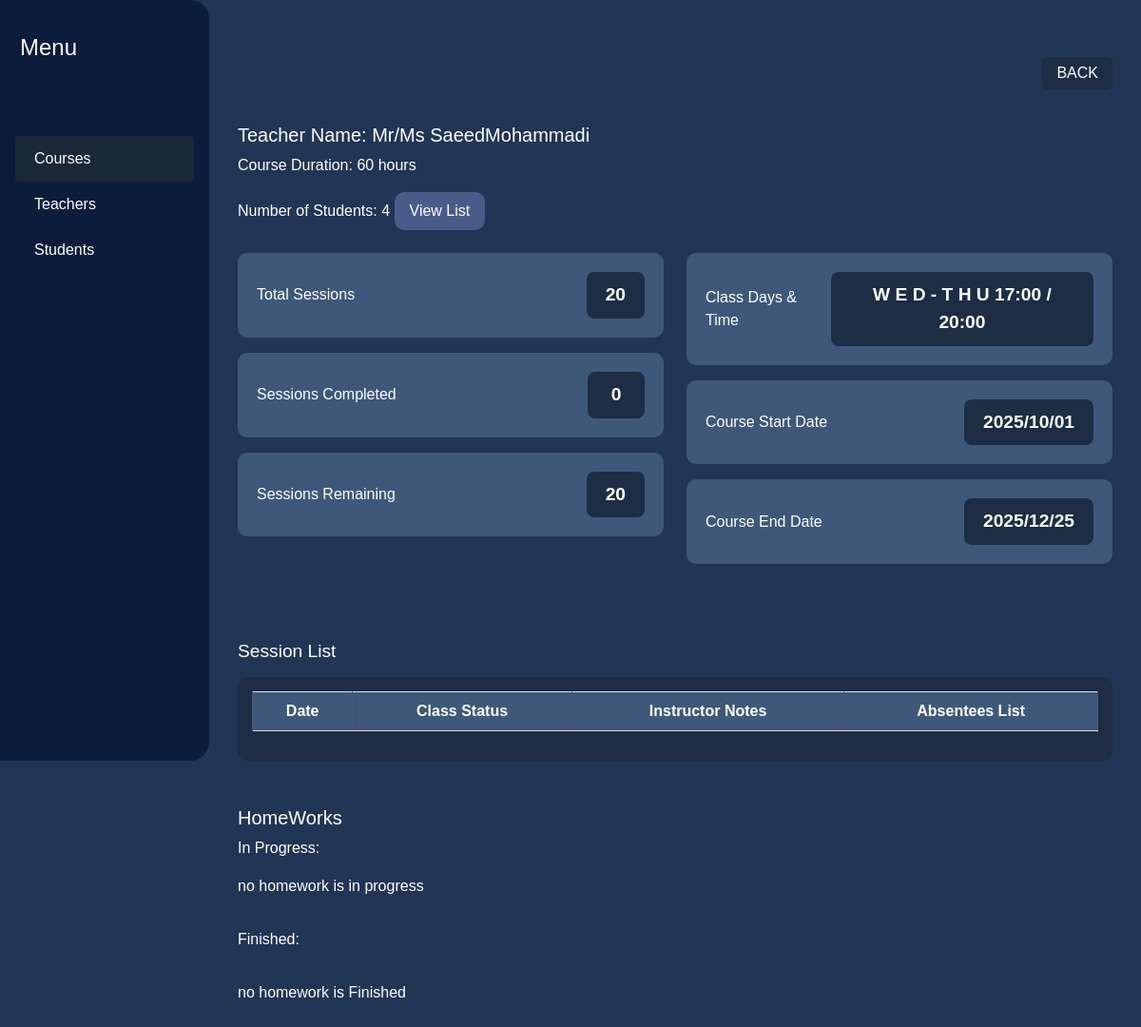
Page /course/451720/ on the committed database.
### my_admin/models.py (models this page shows, shortened)
class Courses(models.Model):
    course_name = models.CharField(
        max_length=100,
    )
    department = models.ForeignKey(
        Departments,
        on_delete=models.CASCADE,
        related_name='departments',
        blank=True,
        null=True,
        default=1
    )
    teacher = models.ForeignKey(
        CustomUser,
        on_delete=models.SET("no teacher"),
        related_name='teacher_courses',
        limit_choices_to={'educational_group': 'teacher'},
    )
    students = models.ManyToManyField(
        CustomUser,
        related_name='students_courses',
        blank=True,
        limit_choices_to={'educational_group': 'student'}
    )
    course_code = models.CharField(
        max_length=6,
        unique=True,
        db_index=True,
    )
    start_date = models.DateField()
    end_date = models.DateField()
    start_time = models.TimeField()
    end_time = models.TimeField()
    total_time = models.IntegerField(default=0)
    week_days = models.ManyToManyField(
        WeekDays,
    )
    avatar = models.ForeignKey(
        Avatars,
        on_delete=models.SET(4),
        related_name='avatar_courses',
        blank=True,
        null=True
    )
    is_active = models.BooleanField(
        default=True,
    )

### accounts/models.py (models this page shows, shortened)
class CustomUser(AbstractUser):
    user_code = models.CharField(
        editable=False,
        unique=True,
        default='',
    )
    national_code = models.CharField(
        max_length=10,
        unique=True,
        default='',
    )
    EDUCATIONAL_GROUP_CHOICES = [
        ('teacher', 'teacher'),
        ('student', 'student'),
        ('admin', 'admin'),
    ]
    educational_group = models.CharField(
        max_length=7,
        choices=EDUCATIONAL_GROUP_CHOICES,
        default='',
        blank=True,
        null=True,
    )
    Tel = models.CharField(
        max_length=12,
        unique=True,
        default='',
    )
    birth_date = models.DateField(default=timezone.now)
    GENDER_CHOICES = [
        ('male', 'male'),
        ('female', 'female'),
    ]
    gender = models.CharField(
        max_length=6,
        choices=GENDER_CHOICES,
        default='',
    )
    address = models.TextField(
        default=''
    )
    def __str__(self):
        return self.username

### my_admin/views.py (the view)
# urls.py: path('course/<int:code>/', course_detail, name='course_detail'),
def course_detail(request, code):
    course = Courses.objects.get(course_code=code)
    number_of_students = 0
    for student in course.students.all():
        number_of_students += 1
    def session_number_calculate(start_time, end_time, total_hours_of_class):
        first_time = str(start_time)
        last_time = str(end_time)
        total_hours = int(last_time[:2]) - int(first_time[:2])
        total_minute = int(last_time[3:5]) - int(first_time[3:5])
        if total_minute < 0:
            hour = total_hours - 1
            minute = 60 + total_minute
            total_time = f'{hour}:{minute}'
        elif total_minute > 0:
            hour = total_hours
            minute = total_minute
            total_time = f'{hour}:{minute}'
        else:
            total_time = f'{total_hours}:{total_minute}'
        number = float(total_time[:1]) + (int(total_time[2:4])/60)
        number_of_sessions = total_hours_of_class // number
        return int(number_of_sessions)
    session_number = session_number_calculate(course.start_time,course.end_time,course.total_time)
    completed_session = len(Sessions.objects.filter(course=course))
    remaining_sessions = session_number - completed_session
    sessions = Sessions.objects.filter(course=course)
    in_progress_homeworks = Homeworks.objects.filter(course=course, end=False)
    finished_homeworks = Homeworks.objects.filter(course=course, end=True)
    context = {
        'course': course,
        'number_of_students': number_of_students,
        'sessions': sessions,
        'session_number': session_number,
        'completed_session': completed_session,
        'remaining_sessions': remaining_sessions,
        'in_progress_homeworks': in_progress_homeworks ,
        'finished_homeworks': finished_homeworks,
    }
    return render(request, 'my_admin/course-detail.html', context)

### my_admin/models.py (called while the page is built)
    def __str__(self):
        return self.name

### my_admin/templates/my_admin/course-detail.html (shortened to what this page needs)
{% extends 'base.html' %}
{% load static %}
{% block head_refs %}
    <link href="https://cdn.jsdelivr.net/npm/bootstrap@5.3.3/dist/css/bootstrap.min.css" rel="stylesheet"/>
    <link rel="stylesheet" href={% static 'css/course-detail.css' %}/>
{% endblock head_refs %}
{% block contents %}
    <div class="d-flex">
        <nav class="sidebar d-flex flex-column p-3">
            <h4 class="text-white">Menu</h4>
            <ul class="nav flex-column">
                <li class="nav-item"><a href="{% url 'my_admin:course_list' %}" class="nav-link active">Courses</a></li>
                <li class="nav-item"><a href="{% url 'my_admin:teachers' %}" class="nav-link">Teachers</a></li>
                <li class="nav-item"><a href="{% url 'my_admin:students' %}" class="nav-link">Students</a></li>
            </ul>
        </nav>
        <div class="content flex-grow-1">
            <div class="d-flex justify-content-end mb-3">
                <a href="{% url 'my_admin:course_list' %}" class="back-btn text-decoration-none">BACK</a>
            </div>
            <h5>Teacher Name: Mr/Ms {{ course.teacher }}</h5>
            <p>Course Duration: {{ course.total_time }} hours</p>
            <p>Number of Students: {{ number_of_students }}
                <button class="btn-custom" data-bs-toggle="modal" data-bs-target="#studentModal">View List</button>
            </p>
            <div class="row mt-4">
                <div class="col-md-6 mb-3">
                    <div class="card stat-card mb-3">
                        <div class="d-flex justify-content-between align-items-center">
                            <span>Total Sessions</span>
                            <div class="stat-number">{{ session_number }}</div>
                        </div>
                    </div>
                    <div class="card stat-card mb-3">
                        <div class="d-flex justify-content-between align-items-center">
                            <span>Sessions Completed</span>
                            <div class="stat-number">{{ completed_session }}</div>
                        </div>
                    </div>
                    <div class="card stat-card mb-3">
                        <div class="d-flex justify-content-between align-items-center">
                            <span>Sessions Remaining</span>
                            <div class="stat-number">{{ remaining_sessions }}</div>
                        </div>
                    </div>
                </div>
                <div class="col-md-6 mb-3">
                    <div class="card stat-card mb-3">
                        <div class="d-flex justify-content-between align-items-center">
                            <span>Class Days & Time</span>
                            <div class="stat-number">{% for days in course.week_days.all|join:" - " %}
                                {{ days }} {% endfor %} {{ course.start_time|date:'H:i' }}
                                / {{ course.end_time|date:'H:i' }}</div>
                        </div>
                    </div>
                    <div class="card stat-card mb-3">
                        <div class="d-flex justify-content-between align-items-center">
                            <span>Course Start Date</span>
                            <div class="stat-number">{{ course.start_date|date:"Y/m/d" }}</div>
                        </div>
                    </div>
                    <div class="card stat-card mb-3">
                        <div class="d-flex justify-content-between align-items-center">
                            <span>Course End Date</span>
                            <div class="stat-number">{{ course.end_date|date:"Y/m/d" }}</div>
                        </div>
                    </div>
                </div>
            </div>
            <div class="session-list mt-5">
                <h5 class="text-white mb-3">Session List</h5>
                <div class="table-responsive">
                    <table class="table table-bordered align-middle text-center custom-table">
                        <thead>
                        <tr>
                            <th>Date</th>
                            <th>Class Status</th>
                            <th>Instructor Notes</th>
                            <th>Absentees List</th>
                        </tr>
                        </thead>
                    </table>
                </div>
            </div>
            <div class="homework-section mt-5">
                <h5 class="text-white">HomeWorks</h5>
                <p class="text-white">In Progress:</p>
                <div class="row g-3">
                    {% if in_progress_homeworks %}
                        {% for homework in in_progress_homeworks %}
                            <div class="col-md-6 col-lg-4">
                                <div class="homework-card">
                                    <p>Register Date: {{ homework.date|date:'Y/m/d' }}</p>
                                    <p>
                                        {{ homework.content }}
                                    </p>
                                    <p>Deadline: {{ homework.deadline|date:'Y/m/d' }}</p>
                                </div>
                            </div>
                        {% endfor %}
                    {% else %}
                        <p> no homework is in progress</p>
                    {% endif %}
                    <p class="text-white">Finished:</p>
                    {% if finished_homeworks %}
                    {% for homework in finished_homeworks %}
                    <div class="col-md-6 col-lg-4">
                        <div class="homework-card">
                            <p>Register Date: {{ homework.date|date:'Y/m/d' }}</p>
                            <p>
                                {{ homework.content }}
                            </p>
                            <p>Deadline: {{ homework.deadline|date:'Y/m/d' }}</p>
                        </div>
                    </div>
                    {% endfor %}
                    {% else %}
                        <p> no homework is Finished</p>
                    {% endif %}
                </div>
            </div>
        </div>
    </div>
{% endblock contents %}

### static/css/course-detail.css (style rules this page uses)
html { height: 100%; overflow-y: auto; }
body { background-color: rgb(33, 53, 85); color: white; font-family: Arial, sans-serif; margin: 0; height: 100%; overflow-y: auto; overflow-x: hidden; }
.sidebar { position: fixed; top: 0; left: 0; width: 220px; height: 100vh; background-color: rgb(11, 29, 58); border-top-right-radius: 20px; border-bottom-right-radius: 20px; z-index: 1000; }
.sidebar .nav { margin-top: 70px; }
.sidebar h4 { margin-top: 20px; margin-left: 5px; }
.sidebar .nav-link { color: #ffffff; padding: 12px 20px; display: block; }
.sidebar .nav-link.active, .sidebar .nav-link:hover { background-color: #1b2836; border-radius: 4px; }
.content { padding: 30px; margin-top: 30px; margin-left: 220px; }
.back-btn { background-color: #1c2d44; color: white; border: none; padding: 6px 15px; border-radius: 5px; font-weight: 500; }
.btn-custom { background-color: #1c2d44; color: white; border: none; padding: 10px 20px; font-size: 1rem; border-radius: 6px; font-weight: 500; }
.back-btn { float: right; margin-bottom: 20px; background-color: #1c2d44; color: white; border: none; padding: 5px 15px; border-radius: 5px; }
.session-list h5 { font-size: 1.2rem; margin-bottom: 20px; }
.card { background-color: #334d73; color: white; border: none; border-radius: 10px; padding: 20px; }
.stat-card { background-color: #3e5879; }
.stat-number { background-color: #1c2d44; padding: 10px 20px; border-radius: 8px; font-weight: bold; font-size: 1.2rem; color: #fff; min-width: 60px; text-align: center; }
.table-responsive { background-color: #1c2d44; border-radius: 10px; padding: 15px; }
.table th, .table td { vertical-align: middle; }
.custom-table thead { background-color: #3e5879; color: #fff; }
.custom-table th { background-color: #3e5879; color: #fff; }
.custom-table th, .custom-table td { border-color: #445b7c; }
.btn-custom { background-color: #495c89; color: white; border: none; padding: 8px 16px; border-radius: 10px; font-weight: 500; transition: 0.3s; }

### rows in the picture
Courses: teacher "SaeedMohammadi", total_time "60", start_time "17:00", end_time "20:00", start_date "2025/10/01", end_date "2025/12/25"

### other values in the picture
{{ number_of_students }} "4"
{{ session_number }} "20"
{{ completed_session }} "0"
{{ remaining_sessions }} "20"
{{ days }} "W" "E" "D" "-" "T" "H" "U"
